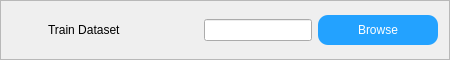
               <widget class="QFrame" name="Frame_TrainModel_DatasetPath">
                <property name="sizePolicy">
                 <sizepolicy hsizetype="Preferred" vsizetype="Fixed">
                  <horstretch>0</horstretch>
                  <verstretch>0</verstretch>
                 </sizepolicy>
                </property>
                <property name="minimumSize">
                 <size>
                  <width>0</width>
                  <height>60</height>
                 </size>
                </property>
                <property name="maximumSize">
                 <size>
                  <width>16777215</width>
                  <height>60</height>
                 </size>
                </property>
                <property name="styleSheet">
                 <string notr="true">QFrame#Frame_TrainModel_DatasetPath
{
	border-top:1px solid rgb(226, 226, 226);
	border-bottom:2px solid rgb(226, 226, 226);
	border-left:2px solid rgb(226, 226, 226);
	border-right:2px solid rgb(226, 226, 226);
	background-color: rgb(247, 247, 247);
}</string>
                </property>
                <property name="frameShape">
                 <enum>QFrame::StyledPanel</enum>
                </property>
                <property name="frameShadow">
                 <enum>QFrame::Raised</enum>
                </property>
                <layout class="QHBoxLayout" name="horizontalLayout_12">
                 <item>
                  <widget class="QLabel" name="Label_TrainModel_DatasetPath">
                   <property name="sizePolicy">
                    <sizepolicy hsizetype="Fixed" vsizetype="Fixed">
                     <horstretch>0</horstretch>
                     <verstretch>0</verstretch>
                    </sizepolicy>
                   </property>
                   <property name="minimumSize">
                    <size>
                     <width>30</width>
                     <height>30</height>
                    </size>
                   </property>
                   <property name="maximumSize">
                    <size>
                     <width>30</width>
                     <height>30</height>
                    </size>
                   </property>
                   <property name="styleSheet">
                    <string notr="true">border-image: url(:/Icon/State/RedLight.png);</string>
                   </property>
                   <property name="text">
                    <string/>
                   </property>
                  </widget>
                 </item>
                 <item>
                  <widget class="QLabel" name="label_7">
                   <property name="sizePolicy">
                    <sizepolicy hsizetype="Fixed" vsizetype="Fixed">
                     <horstretch>0</horstretch>
                     <verstretch>0</verstretch>
                    </sizepolicy>
                   </property>
                   <property name="minimumSize">
                    <size>
                     <width>150</width>
                     <height>30</height>
                    </size>
                   </property>
                   <property name="maximumSize">
                    <size>
                     <width>150</width>
                     <height>30</height>
                    </size>
                   </property>
                   <property name="styleSheet">
                    <string notr="true">QLabel
{
	border:0px;
	
	font: 87 10pt &quot;Arial Black&quot;;
}</string>
                   </property>
                   <property name="text">
                    <string>Train Dataset</string>
                   </property>
                  </widget>
                 </item>
                 <item>
                  <widget class="QLineEdit" name="LineEdit_TrainModel_DatasetPath"/>
                 </item>
                 <item>
                  <widget class="QPushButton" name="PushButton_TrainModel_DatasetPath">
                   <property name="sizePolicy">
                    <sizepolicy hsizetype="Fixed" vsizetype="Fixed">
                     <horstretch>0</horstretch>
                     <verstretch>0</verstretch>
                    </sizepolicy>
                   </property>
                   <property name="minimumSize">
                    <size>
                     <width>120</width>
                     <height>30</height>
                    </size>
                   </property>
                   <property name="maximumSize">
                    <size>
                     <width>120</width>
                     <height>30</height>
                    </size>
                   </property>
                   <property name="styleSheet">
                    <string notr="true">QPushButton
{
	font: 87 10pt &quot;Arial Black&quot;;
	color: rgb(255, 255, 255);
	background-color: rgb(35, 162, 255);
	border-radius: 10px;
}
QPushButton:pressed
{
background-color: rgb(255, 255, 255);
}
QPushButton:hover
{
background-color: rgb(192, 233, 251);
}
QPushButton:disabled
{
	background-color: rgb(198, 198, 198);
}</string>
                   </property>
                   <property name="text">
                    <string>Browse</string>
                   </property>
                  </widget>
                 </item>
                </layout>
               </widget>
